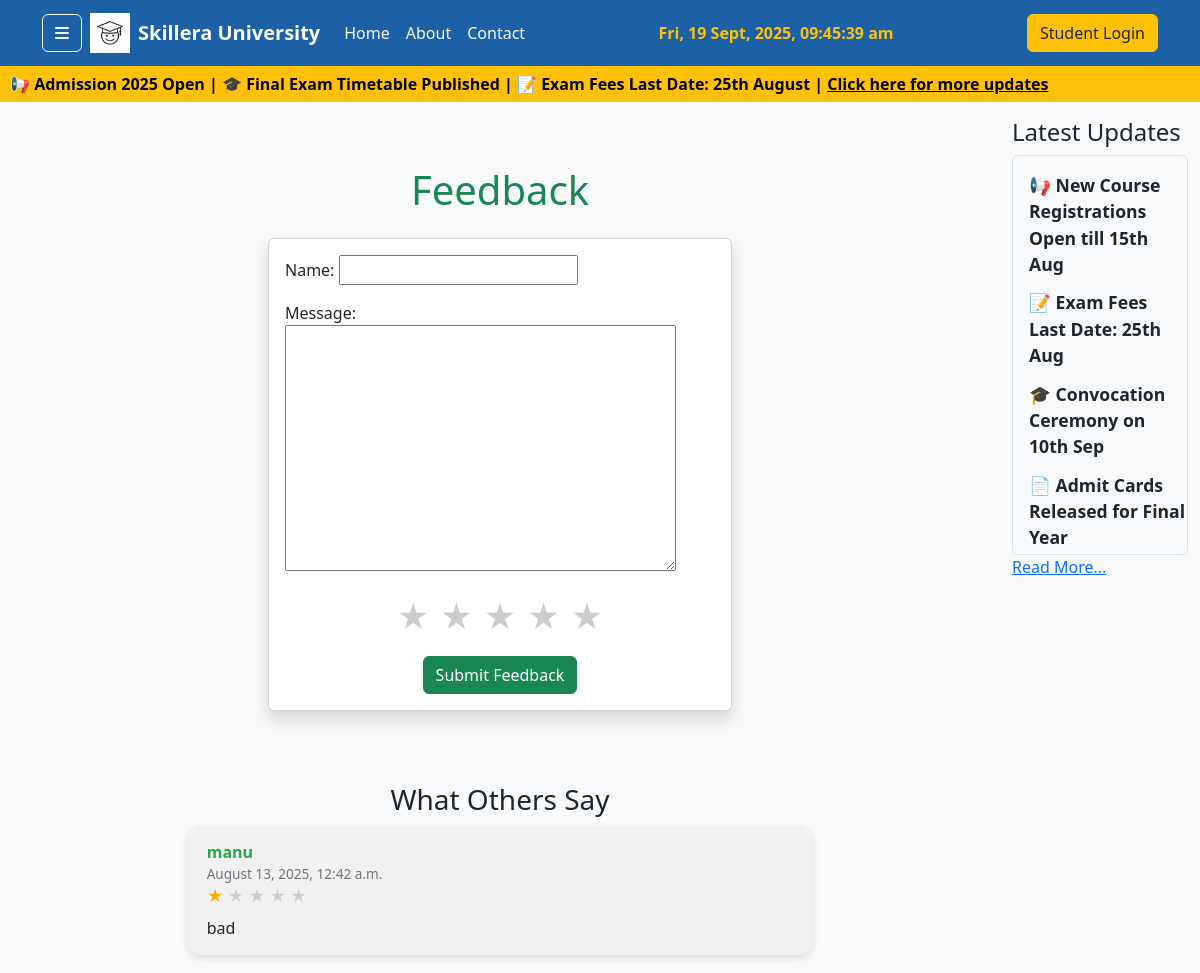
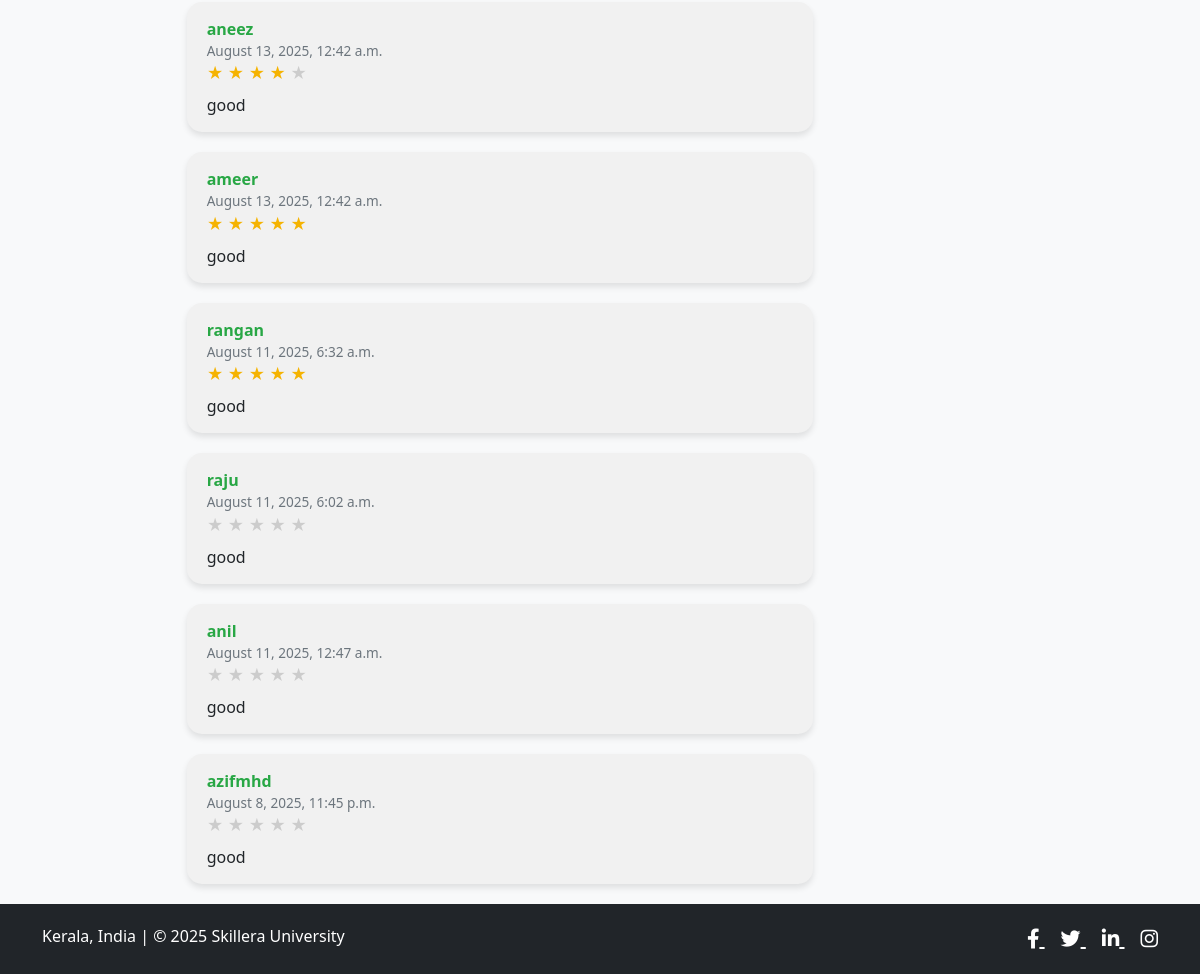
The page /feedback/ on the database its author committed (2 pictures, top to bottom).
### univ/models.py (models this page shows, shortened)
class Feedback(models.Model):
    name = models.CharField(max_length=100)
    email = models.EmailField()
    message = models.TextField()
    rating = models.IntegerField(default=0)  # ⭐ New star rating field
    created_at = models.DateTimeField(default=timezone.now)

### univ/views.py (the view)
# urls.py: path('feedback/', views.feedback, name='feedback'),
def feedback(request):
    if request.method == "POST":
        form = FeedbackForm(request.POST)
        if form.is_valid():
            form.save()
            messages.success(request, "Thank you for your feedback!")
            return redirect("feedback")
    else:
        form = FeedbackForm()
    feedback_list = Feedback.objects.order_by("-created_at")
    return render(request, "feedback.html", {"form": form, "feedback_list": feedback_list})

### univ/forms.py
class FeedbackForm(forms.ModelForm):
    class Meta:
        model = Feedback
        fields = ['name', 'email', 'message']
        widgets = {
            'name': forms.TextInput(attrs={'class': 'form-control', 'placeholder': 'Your Name'}),
            'email': forms.EmailInput(attrs={'class': 'form-control', 'placeholder': 'Your Email'}),
            'message': forms.Textarea(attrs={'class': 'form-control', 'placeholder': 'Your Feedback'}),
        }

### univ/templates/feedback.html (shortened to what this page needs)
{% extends "base.html" %}
{% block content %}
<div class="container mt-5">
    <h1 class="text-success text-center mb-4">Feedback</h1>
    <div class="row justify-content-center">
        <div class="col-md-6">
            <div class="card shadow mb-4">
                <div class="card-body">
                    <form method="post">
                        <div class="mb-3">
                            {{ form.name.label_tag }}
                            {{ form.name }}
                        </div>
                        <div class="mb-3">
                            {{ form.message.label_tag }}
                            {{ form.message }}
                        </div>
                        <div class="star-rating">
                            <input type="radio" name="rating" id="star5" value="5"><label for="star5">★</label>
                            <input type="radio" name="rating" id="star4" value="4"><label for="star4">★</label>
                            <input type="radio" name="rating" id="star3" value="3"><label for="star3">★</label>
                            <input type="radio" name="rating" id="star2" value="2"><label for="star2">★</label>
                            <input type="radio" name="rating" id="star1" value="1"><label for="star1">★</label>
                        </div>
                        <div class="text-center">
                            <button type="submit" class="btn btn-success">Submit Feedback</button>
                        </div>
                    </form>
                </div>
            </div>
        </div>
    </div>
    <h3 class="mt-5 text-center">What Others Say</h3>
    <div class="row justify-content-center">
        <div class="col-md-8">
            {% if feedback_list %}
                {% for fb in feedback_list %}
                    <div class="feedback-bubble">
                        <div class="feedback-name">{{ fb.name }}</div>
                        <div class="feedback-date">{{ fb.created_at|date:"F j, Y, g:i a" }}</div>
                        <div>
                            {% for i in "12345" %}
                                {% if forloop.counter <= fb.rating %}
                                    <span style="color:#f5b301;">★</span>
                                {% else %}
                                    <span style="color:#ccc;">★</span>
                                {% endif %}
                            {% endfor %}
                        </div>
                        <p class="mt-2 mb-0">{{ fb.message }}</p>
                    </div>
                {% endfor %}
            {% else %}
                <p class="text-center">No feedback yet. Be the first to share your thoughts!</p>
            {% endif %}
        </div>
    </div>
</div>
{% endblock %}

### univ/templates/base.html (shortened to what this page needs)
{% load static %}
<!DOCTYPE html>
<html lang="en">
<head>
  <link href="https://cdn.jsdelivr.net/npm/bootstrap@5.3.0/dist/css/bootstrap.min.css" rel="stylesheet">
  <link rel="stylesheet" href="https://cdnjs.cloudflare.com/ajax/libs/font-awesome/6.4.0/css/all.min.css">
</head>
<body class="d-flex flex-column min-vh-100">
  <nav class="navbar navbar-expand-lg navbar-custom">
    <div class="container">
      <button class="btn btn-outline-light me-2" data-bs-toggle="offcanvas" data-bs-target="#importantSidebar">
        <i class="fas fa-bars"></i>
      </button>
      <a class="navbar-brand fw-bold d-flex align-items-center" href="{% url 'home' %}">
        <img src="{% static 'images/logo.png' %}" alt="Skillera University Logo" class="navbar-logo me-2">
        Skillera University
      </a>
      <div class="collapse navbar-collapse justify-content-between" id="mainNavbar">
        <ul class="navbar-nav">
          <li class="nav-item"><a class="nav-link" href="{% url 'home' %}">Home</a></li>
          <li class="nav-item"><a class="nav-link" href="{% url 'about' %}">About</a></li>
          <li class="nav-item"><a class="nav-link" href="{% url 'contact' %}">Contact</a></li>
        </ul>
        <span id="liveDateTime" class="mx-auto"></span>
        <ul class="navbar-nav">
          <li class="nav-item">
            <a class="btn btn-warning text-dark ms-2" href="{% url 'student_login' %}">
              Student Login
            </a>
          </li>
        </ul>
      </div>
    </div>
  </nav>
  <div class="flash-news">
    <marquee behavior="scroll" direction="left" scrollamount="5">
      📢 Admission 2025 Open | 🎓 Final Exam Timetable Published | 📝 Exam Fees Last Date: 25th August |
      <a href="{% url 'notifications' %}">Click here for more updates</a>
    </marquee>
  </div>
  <div class="container-fluid mt-3 flex-grow-1">
    <div class="row flex-grow-1">
      <div class="col-md-10 mx-auto">
        {% block content %}{% endblock %}
      </div>
      <div class="col-md-2 sidebar">
        <h4>Latest Updates</h4>
        <div class="bg-light p-3 border rounded small latest-updates-container">
          <div class="latest-updates-content">
            <p>📢 New Course Registrations Open till 15th Aug</p>
            <p>📝 Exam Fees Last Date: 25th Aug</p>
            <p>🎓 Convocation Ceremony on 10th Sep</p>
            <p>📄 Admit Cards Released for Final Year</p>
          </div>
        </div>
        <a href="{% url 'readmore' %}">Read More...</a>
      </div>
    </div>
  </div>
  <div class="footer mt-auto">
    <div class="container">
      <div class="row">
        <div class="col-md-6 text-center text-md-start mb-2 mb-md-0">
          Kerala, India | © 2025 Skillera University
        </div>
        <div class="col-md-6 text-center text-md-end">
          <a href="https://www.facebook.com" class="me-3" target="_blank">
            <i class="fab fa-facebook-f"></i>
          </a>
          <a href="https://www.twitter.com" class="me-3" target="_blank">
            <i class="fab fa-twitter"></i>
          </a>
          <a href="https://www.linkedin.com" class="me-3" target="_blank">
            <i class="fab fa-linkedin-in"></i>
          </a>
          <a href="https://www.instagram.com" target="_blank">
            <i class="fab fa-instagram"></i>
          </a>
        </div>
      </div>
    </div>
  </div>
</body>
</html>

### univ/templates/base.html (style rules this page uses)
body { background-color: #f8f9fa; }
.navbar-custom { background-color: #1c60a6; }
.navbar-custom .nav-link, .navbar-custom .navbar-brand { color: #f8f9fa; }
html, body { height: 100%; margin: 0; padding: 0; }
.footer { background: #212529; color: white; padding: 20px 0; text-align: center; }
.footer a { color: white; font-size: 1.25rem; transition: color 0.3s ease; }
.navbar-logo { height: 40px; width: auto; }
.flash-news { background-color: #ffc107; color: #000; font-weight: bold; padding: 6px 10px; }
.flash-news a { color: #000; text-decoration: underline; }
.latest-updates-container { height: 400px; overflow: hidden; position: relative; }
.latest-updates-content { position: absolute; animation: scroll-up 12s linear infinite; }
.latest-updates-content p { font-size: 1.1rem; font-weight: 600; margin-bottom: 12px; }
#liveDateTime { color: #ffc107; font-weight: bold; margin-right: 15px; }

### univ/templates/feedback.html (style rules this page uses)
.feedback-bubble { background: #f1f1f1; border-radius: 15px; padding: 15px 20px; position: relative; margin-bottom: 20px; box-shadow: 0 4px 6px rgba(0,0,0,0.1); }
.feedback-bubble::after { content: ""; position: absolute; bottom: -10px; left: 20px; border-width: 10px; border-style: solid; border-color: #f1f1f1 transparent transparent transparent; }
.feedback-name { font-weight: bold; color: #28a745; }
.feedback-date { font-size: 0.85rem; color: #6c757d; }
.star-rating { display: flex; flex-direction: row-reverse; justify-content: center; font-size: 2rem; cursor: pointer; margin-bottom: 15px; }
.star-rating label { color: #ccc; padding: 0 5px; transition: color 0.2s; }

### rows shown on the page
Feedback: name "manu", created_at "August 13, 2025, 12:42 a.m.", rating 1 (drawn), message "bad"
Feedback: name "aneez", created_at "August 13, 2025, 12:42 a.m.", rating 4 (drawn), message "good"
Feedback: name "ameer", created_at "August 13, 2025, 12:42 a.m.", rating 5 (drawn), message "good"
Feedback: name "rangan", created_at "August 11, 2025, 6:32 a.m.", rating 5 (drawn), message "good"
Feedback: name "raju", created_at "August 11, 2025, 6:02 a.m.", rating 0 (drawn), message "good"
Feedback: name "anil", created_at "August 11, 2025, 12:47 a.m.", rating 0 (drawn), message "good"
Feedback: name "azifmhd", created_at "August 8, 2025, 11:45 p.m.", rating 0 (drawn), message "good"
